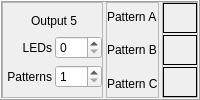
            <widget class="QFrame" name="output5Frame">
             <property name="minimumSize">
              <size>
               <width>0</width>
               <height>96</height>
              </size>
             </property>
             <property name="frameShape">
              <enum>QFrame::Box</enum>
             </property>
             <property name="frameShadow">
              <enum>QFrame::Raised</enum>
             </property>
             <layout class="QHBoxLayout" name="horizontalLayout_6">
              <property name="spacing">
               <number>3</number>
              </property>
              <property name="leftMargin">
               <number>0</number>
              </property>
              <property name="topMargin">
               <number>0</number>
              </property>
              <property name="rightMargin">
               <number>0</number>
              </property>
              <property name="bottomMargin">
               <number>0</number>
              </property>
              <item>
               <widget class="QFrame" name="output1SettingsFrame_5">
                <property name="sizePolicy">
                 <sizepolicy hsizetype="Minimum" vsizetype="Preferred">
                  <horstretch>0</horstretch>
                  <verstretch>0</verstretch>
                 </sizepolicy>
                </property>
                <property name="frameShape">
                 <enum>QFrame::StyledPanel</enum>
                </property>
                <property name="frameShadow">
                 <enum>QFrame::Raised</enum>
                </property>
                <layout class="QGridLayout" name="gridLayout_6">
                 <property name="leftMargin">
                  <number>4</number>
                 </property>
                 <property name="rightMargin">
                  <number>0</number>
                 </property>
                 <property name="horizontalSpacing">
                  <number>3</number>
                 </property>
                 <item row="1" column="0">
                  <widget class="QLabel" name="output1nLEDsSpinBoxLabel_5">
                   <property name="text">
                    <string>LEDs</string>
                   </property>
                   <property name="alignment">
                    <set>Qt::AlignRight|Qt::AlignTrailing|Qt::AlignVCenter</set>
                   </property>
                  </widget>
                 </item>
                 <item row="2" column="0">
                  <widget class="QLabel" name="output1nPatternSpinBoxLabel_5">
                   <property name="text">
                    <string>Patterns</string>
                   </property>
                   <property name="alignment">
                    <set>Qt::AlignRight|Qt::AlignTrailing|Qt::AlignVCenter</set>
                   </property>
                  </widget>
                 </item>
                 <item row="2" column="1">
                  <widget class="QSpinBox" name="nPatternsSpinBox5">
                   <property name="minimum">
                    <number>1</number>
                   </property>
                   <property name="maximum">
                    <number>3</number>
                   </property>
                  </widget>
                 </item>
                 <item row="1" column="1">
                  <widget class="QSpinBox" name="nLEDsSpinBox5">
                   <property name="minimum">
                    <number>0</number>
                   </property>
                   <property name="maximum">
                    <number>255</number>
                   </property>
                   <property name="value">
                    <number>0</number>
                   </property>
                  </widget>
                 </item>
                 <item row="0" column="0" colspan="2" alignment="Qt::AlignHCenter">
                  <widget class="QLabel" name="outputNumberLabel_5">
                   <property name="text">
                    <string>Output 5</string>
                   </property>
                  </widget>
                 </item>
                </layout>
               </widget>
              </item>
              <item>
               <widget class="QFrame" name="output5PatternLabelsFrame">
                <property name="sizePolicy">
                 <sizepolicy hsizetype="Minimum" vsizetype="Preferred">
                  <horstretch>0</horstretch>
                  <verstretch>0</verstretch>
                 </sizepolicy>
                </property>
                <property name="frameShape">
                 <enum>QFrame::StyledPanel</enum>
                </property>
                <property name="frameShadow">
                 <enum>QFrame::Raised</enum>
                </property>
                <layout class="QVBoxLayout" name="verticalLayout_10">
                 <property name="leftMargin">
                  <number>0</number>
                 </property>
                 <property name="topMargin">
                  <number>0</number>
                 </property>
                 <property name="rightMargin">
                  <number>0</number>
                 </property>
                 <property name="bottomMargin">
                  <number>0</number>
                 </property>
                 <item>
                  <widget class="QLabel" name="output1PatternALabel_5">
                   <property name="text">
                    <string>Pattern A</string>
                   </property>
                  </widget>
                 </item>
                 <item>
                  <widget class="QLabel" name="output1PatternBLabel_5">
                   <property name="text">
                    <string>Pattern B</string>
                   </property>
                  </widget>
                 </item>
                 <item>
                  <widget class="QLabel" name="output1PatternCLabel_5">
                   <property name="text">
                    <string>Pattern C</string>
                   </property>
                  </widget>
                 </item>
                </layout>
               </widget>
              </item>
              <item>
               <widget class="QFrame" name="output5PatternsFrame">
                <property name="sizePolicy">
                 <sizepolicy hsizetype="Expanding" vsizetype="Preferred">
                  <horstretch>0</horstretch>
                  <verstretch>0</verstretch>
                 </sizepolicy>
                </property>
                <property name="frameShape">
                 <enum>QFrame::StyledPanel</enum>
                </property>
                <property name="frameShadow">
                 <enum>QFrame::Raised</enum>
                </property>
                <layout class="QVBoxLayout" name="verticalLayout_11">
                 <property name="spacing">
                  <number>2</number>
                 </property>
                 <property name="leftMargin">
                  <number>0</number>
                 </property>
                 <property name="topMargin">
                  <number>0</number>
                 </property>
                 <property name="rightMargin">
                  <number>0</number>
                 </property>
                 <property name="bottomMargin">
                  <number>0</number>
                 </property>
                 <item>
                  <widget class="PatternDisplay" name="patternAFrame_5">
                   <property name="frameShape">
                    <enum>QFrame::Box</enum>
                   </property>
                   <property name="frameShadow">
                    <enum>QFrame::Plain</enum>
                   </property>
                   <property name="lineWidth">
                    <number>1</number>
                   </property>
                  </widget>
                 </item>
                 <item>
                  <widget class="PatternDisplay" name="patternBFrame_5">
                   <property name="frameShape">
                    <enum>QFrame::Box</enum>
                   </property>
                   <property name="frameShadow">
                    <enum>QFrame::Plain</enum>
                   </property>
                   <property name="lineWidth">
                    <number>1</number>
                   </property>
                  </widget>
                 </item>
                 <item>
                  <widget class="PatternDisplay" name="patternCFrame_5">
                   <property name="frameShape">
                    <enum>QFrame::Box</enum>
                   </property>
                   <property name="frameShadow">
                    <enum>QFrame::Plain</enum>
                   </property>
                   <property name="lineWidth">
                    <number>1</number>
                   </property>
                  </widget>
                 </item>
                </layout>
               </widget>
              </item>
             </layout>
            </widget>
